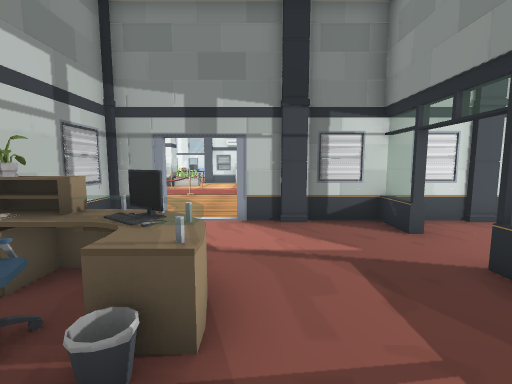
[1] (above)

19 first-person views from a walk through a Unity game level. The camera is 1.5 m above the floor, tilts 6° down and sees 90° across. Doors are open. The floor is counted in squares, 1 m on a side. Each view is taken from the middle of a square. On the plan, view 1 faces up. The plan holds only what a view shows up to about 13 squares ahead; the rest is blank. The place goes on beyond the plan. The player is left out. Some surface patterns are stand-ins.

[2]
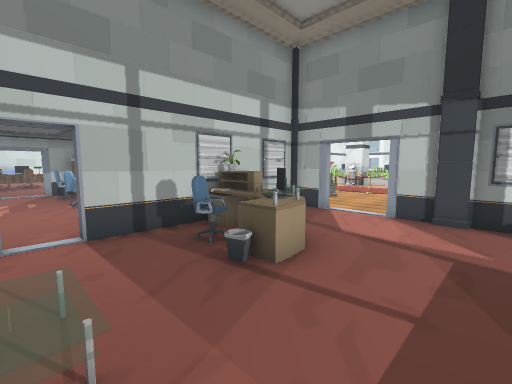

[3]
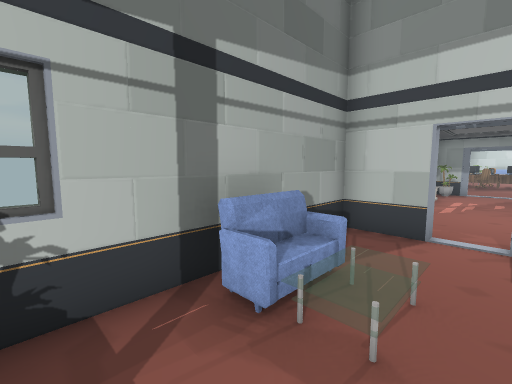

[4]
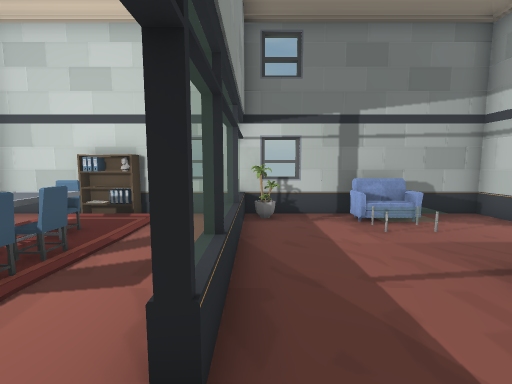

[5]
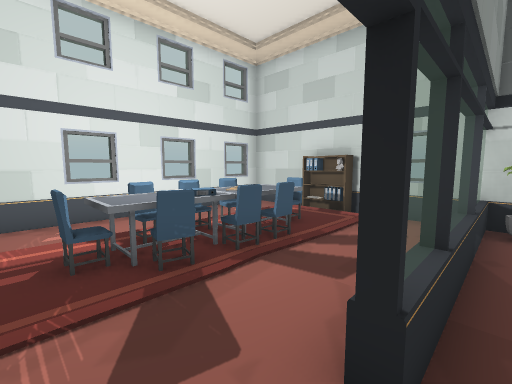

[6]
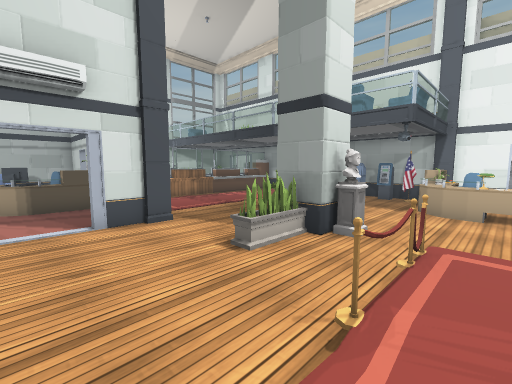

[7]
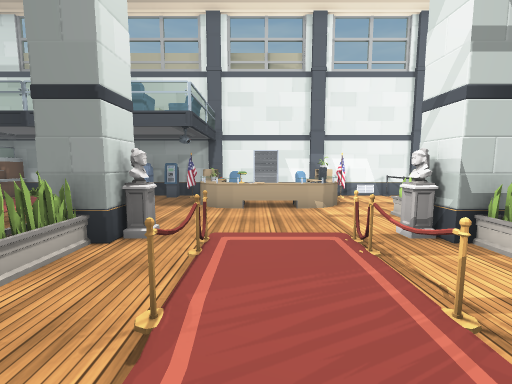

[8]
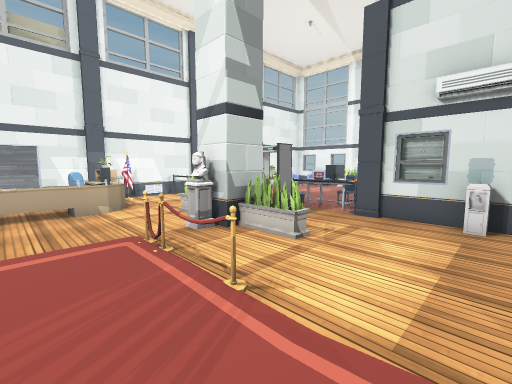

[9]
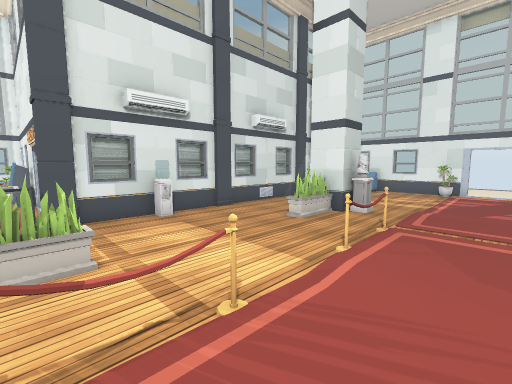

[10]
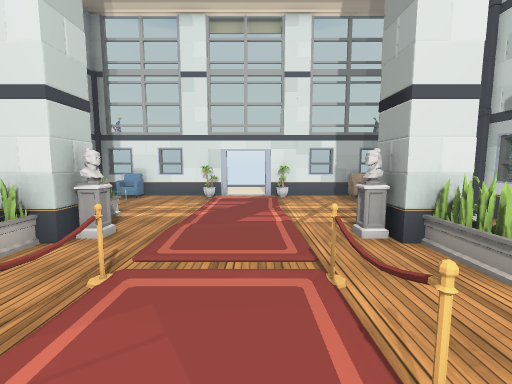

[11]
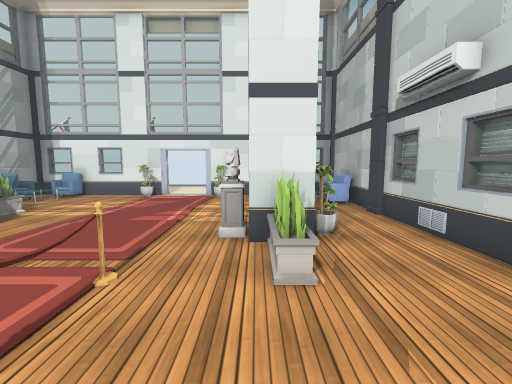

[12]
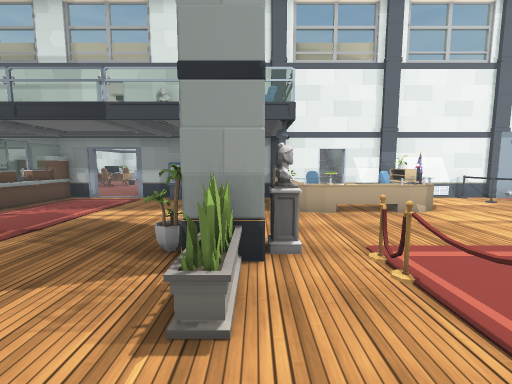

[13]
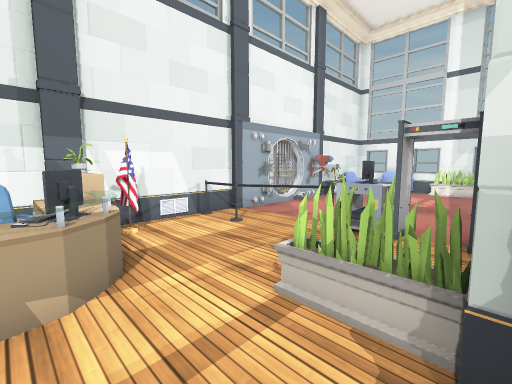

[14]
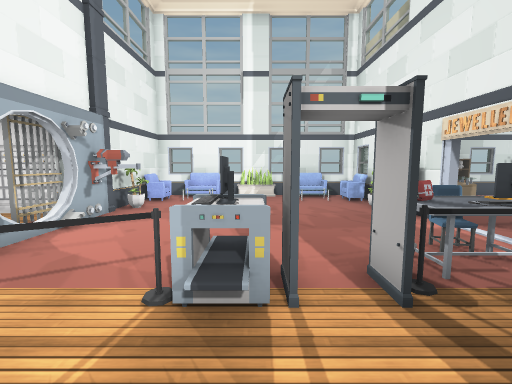

[15]
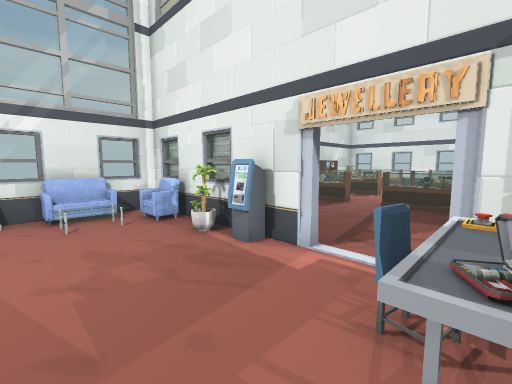

[16]
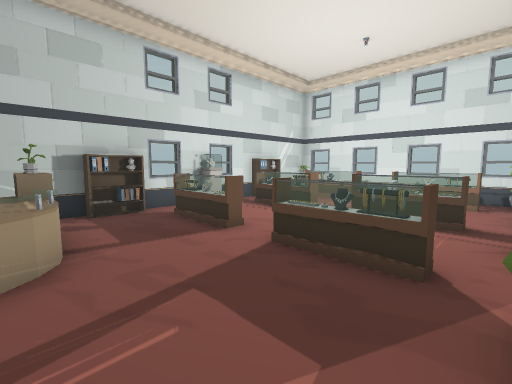

[17]
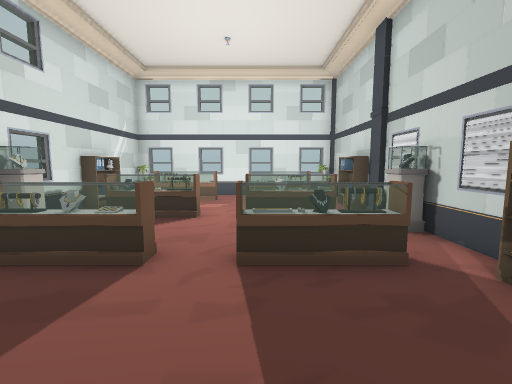

[18]
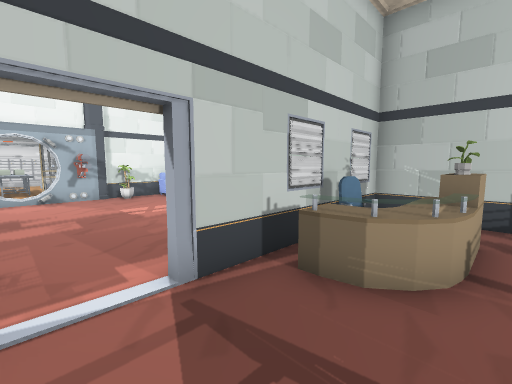

[19]
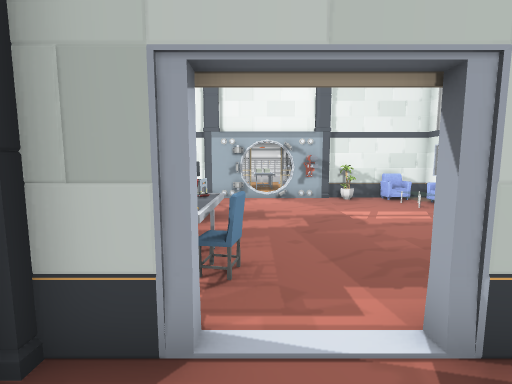

### Floor plan
Points are (right, up) in squares from view 1. A wall is a line through its corners. A room is listed if a view was taken in it or the views show most of it. See-through windows are left out.
Room 1 (views 1, 2, 3, 4, 5)
walls: (-2.5, 3.6) (-3.5, 3.6); (-3.2, 3.5) (-2.4, 3.5); (-3.8, 3.5) (-3.8, 0.1); (-3.8, -1.1) (-3.8, -2.8) (4, -2.8); (3.8, 5.5) (3.3, 5.5) (3.3, 6.9); (-2.4, 6.8) (-3.5, 6.8); (-3.8, 6.5) (-3.8, 5.4); (3.3, -2.9) (3.3, 3.5) (3.8, 3.5); (4.1, 6.8) (-0.6, 6.8)
ways out: open door at (-4, -0.5) to room 2; open door at (-1, 6.5) to room 2; open door at (4, 4.5) to room 2
objects: other object (-3, 2) to (-2, 2); plant (-3, 3); other object (-2, 3) to (-1, 3); sofa (-1, -2) to (0, -2); plant (3, -2)
Room 2 (views 6, 7, 8, 9, 10, 11, 12, 13, 14, 15, 16, 17, 18, 19)
walls: (-5.9, 19.1) (-5.9, 18.4); (-2.4, 21.8) (-3.6, 21.8); (-2.4, 22.1) (-3.3, 22.1); (-5.9, 10.6) (-5.9, 9.8); (-4.1, 22.9) (-4.1, 23.6); (1.9, 22.2) (6.9, 22.2); (2.7, 21.7) (2.7, 22.1) (1.9, 22.1); (-3.8, 23.6) (-3.8, 22.5); (-3.5, 7.2) (-2.4, 7.2); (5.4, 21.8) (1.5, 21.8); (5.2, 22.1) (4.5, 22.1); (1.6, 7.2) (7.5, 7.2); (-4.1, 25.4) (-4.1, 31.8) (-13.2, 31.8); (2.1, 6.9) (2.7, 6.9) (2.7, 7.2); (4.6, 6.9) (5.2, 6.9); (-13.1, 18.3) (-13, 17.8); (-13.1, 18.3) (-13, 17.8); (-13.1, 18.3) (-12.9, 17.8); (-13, 11.3) (-12.7, 10.9); (-13.8, 14) (-13.8, 5.5); (-3.9, 28) (-3.9, 28.9); (6.6, 6.8) (4.1, 6.8); (10.8, 15.4) (10.8, 31.8) (9, 31.8); (-13.8, 21.5) (-13.8, 15.1); (9.9, 22.2) (10.4, 22.2); (10.5, 21.8) (8.9, 21.8); (-13.7, 23.8) (-13.7, 22.4); (-3.9, 30.6) (-3.9, 31.2); (-14.9, 23.9) (-14.9, 23.4); (-13.8, 25.8) (-13.8, 25.1); (10.8, 7.5) (10.8, 13.5); (-13.7, 26.5) (-13.7, 25.2); (-0.5, 31.8) (-3.8, 31.8) (-3.8, 25.4); (-14.9, 26.9) (-14.9, 25.1); (-13.8, 3.6) (-13.8, 0.5); (6.5, 31.8) (1.4, 31.8); (4, -2.8) (6.5, -2.8); (-13.8, 31.9) (-13.8, 27.4); (-13.8, -1.4) (-13.8, -2.6); (8.4, -2.8) (10.8, -2.8) (10.8, 5.1)
low walls: (10.3, 19.6) (10.3, 20.3) (9.8, 20.3); (10.6, 19.5) (9.9, 19.5) (9.9, 20.5); (9.8, 9.5) (10.6, 9.5); (10.3, 8.6) (10.3, 9.4)
ways out: open door at (-4, -0.5) to room 1; open door at (-1, 6.5) to room 1; open door at (4, 4.5) to room 1; opening at (-14.5, 0); opening at (-14.5, 5); open door at (-14.5, -1.5); open door at (-14.5, 1); open door at (-14.5, 6); open door at (-14.2, 3.6); open door at (-14, 14.5); open door at (-12, 22.5); open door at (-3.5, 24.5); open door at (11, 14.5)
objects: pillar (-14, 12); pillar (-14, 17); pillar (-14, 27); plant (-13, -2); desk (-13, 2) to (-12, 2); cash machine (-13, 7) to (-13, 8); other object (-13, 9); cash machine (-13, 10); desk (-13, 12) to (-10, 13); desk (-13, 16) to (-12, 17); plant (-13, 17); other object (-13, 21); other object (-13, 26) to (-12, 26); plant (-13, 28); sofa (-13, 30) to (-13, 31); other object (-12, 1); other object (-12, 11); other object (-12, 21) to (-11, 21); other object (-11, -2) to (-10, -2); desk (-11, 2) to (-10, 2); desk (-11, 14) to (-10, 15); other object (-11, 16) to (-11, 17); desk (-10, 16); other object (-10, 22) to (-9, 22); other object (-9, 1); desk (-9, 2) to (-7, 2); plant (-9, 31); plant (-8, 18) to (-8, 19); pillar (-7, 10) to (-7, 11); pillar (-7, 18) to (-7, 19); barrier (-7, 22) to (-5, 22); table (-7, 23); plant (-6, 9); pillar (-6, 11) to (-6, 12); barrier (-6, 13) to (-5, 13); barrier (-6, 16) to (-5, 16); pillar (-6, 17) to (-6, 18); other object (-6, 23) to (-5, 23); plant (-5, 10) to (-5, 11); plant (-5, 18) to (-5, 19); other object (-5, 24); cash machine (-5, 27); plant (-5, 28); sofa (-5, 30) to (-5, 31); pillar (-4, 7); barrier (-4, 13); barrier (-4, 16); pillar (-4, 22); other object (-3, 13); other object (-3, 16); desk (-3, 27) to (-1, 28); other object (-3, 29); water cooler (-2, 21) to (-1, 22); plant (-2, 29) to (-1, 29); desk (-2, 30) to (-1, 30); other object (-1, 13); other object (-1, 16); other object (-1, 23); barrier (0, 13) to (1, 13); barrier (0, 16) to (1, 16); shelf (0, 23) to (1, 23); shelf (0, 31) to (1, 32); pillar (1, 7); pillar (1, 22); plant (2, 10) to (2, 11); plant (2, 18) to (2, 19); other object (2, 24); other object (2, 25); other object (2, 26); other object (2, 28); other object (2, 29) to (2, 30); plant (3, 10); pillar (3, 11); pillar (3, 18); other object (3, 19); pillar (4, 11) to (4, 12); pillar (4, 17) to (4, 18); other object (4, 22); pillar (4, 23); pillar (4, 31); plant (5, 18) to (5, 19); other object (5, 24) to (6, 24); other object (5, 25) to (6, 25); other object (5, 26) to (6, 26); other object (5, 28) to (6, 28); other object (5, 30) to (6, 30); other object (6, 1); other object (6, 2); other object (6, 3); pillar (6, 7); pillar (6, 22); other object (6, 29); shelf (7, -3) to (8, -2); other object (7, -1); table (7, 0) to (8, 2); table (7, 3) to (8, 4); shelf (7, 23) to (8, 23); shelf (7, 31) to (8, 32); sofa (8, 7) to (9, 8); sofa (8, 21) to (9, 22); other object (9, 24) to (9, 26); other object (9, 28) to (9, 30); plant (10, 13); plant (10, 16); other object (10, 23); other object (10, 31)

Where each view was taken, in squares from view 1:
view 1: 0 up, 0 right, facing up
view 2: 1 down, 2 right, facing up-left
view 3: 0 up, 2 right, facing down-left
view 4: 5 up, 3 right, facing down
view 5: 5 up, 3 right, facing down-right
view 6: 14 up, 1 left, facing down-left
view 7: 14 up, 1 left, facing left
view 8: 14 up, 1 left, facing up-left
view 9: 14 up, 5 left, facing up-right
view 10: 14 up, 2 left, facing right
view 11: 11 up, 2 left, facing right
view 12: 11 up, 2 left, facing left
view 13: 16 up, 7 left, facing up-left
view 14: 19 up, 9 left, facing up
view 15: 23 up, 8 left, facing up-right
view 16: 23 up, 2 left, facing up-right
view 17: 26 up, 2 left, facing right
view 18: 24 up, 1 left, facing up-left
view 19: 24 up, 2 left, facing left
